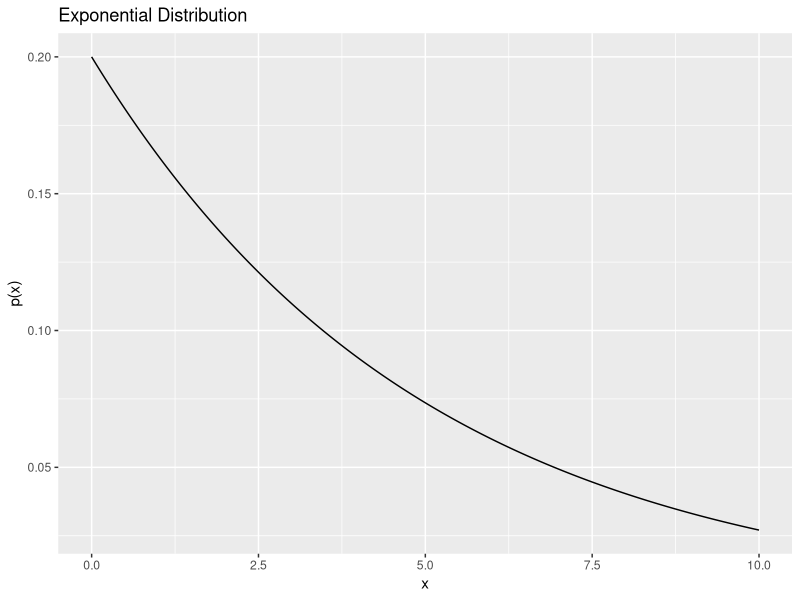
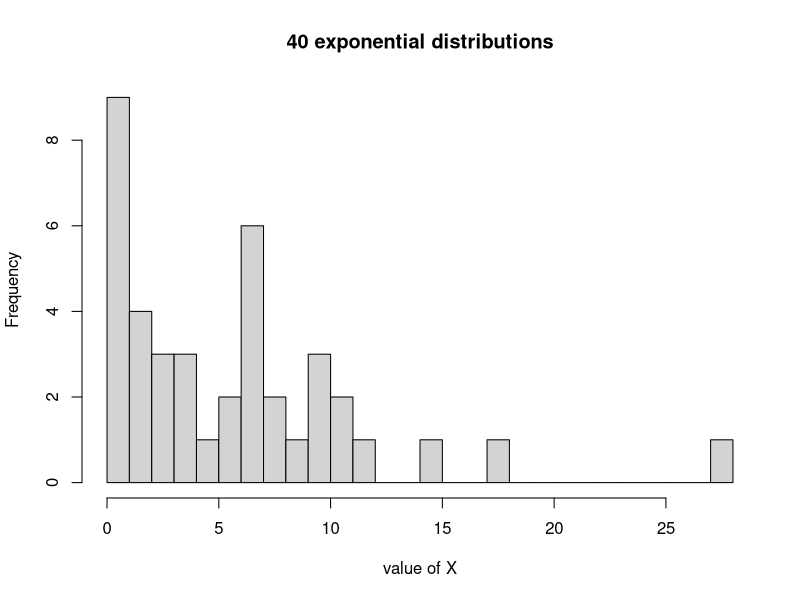
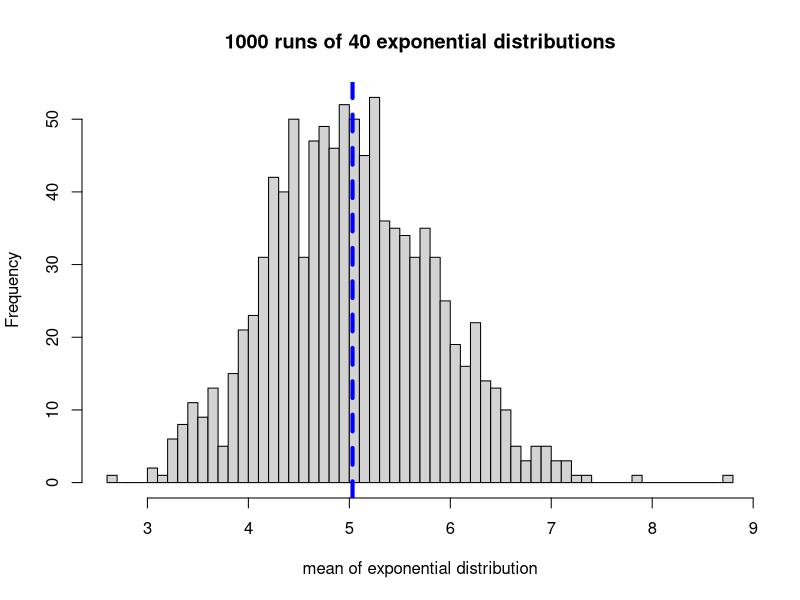

The R script that drew these images, in order:
## ---- chunk 1
#In this project you will investigate the exponential distribution in R and compare it with the Central Limit Theorem. The exponential distribution can be simulated in R with rexp(n, lambda) where lambda is the rate parameter. The mean of exponential distribution is 1/lambda and the standard deviation is also 1/lambda. Set lambda = 0.2 for all of the simulations. You will investigate the distribution of averages of 40 exponentials. Note that you will need to do a thousand simulations.
library(ggplot2)
lambda <- 0.2
n <- 40
nosim <- 1000
distExp = NULL
mean_exp <- 1/lambda
sd_exp <- 1/lambda
## ---- chunk 2
# The exponential distribution
x <- seq(0.0,10.0,0.01)
p <- function(x,lambda) lambda*exp(-lambda*x)
exp_prob <- p(x,0.2)
dat <- data.frame(x, exp_prob)
qplot(x,exp_prob,data=dat,geom="line",xlab="x", ylab="p(x)",main="Exponential Distribution")
## ---- chunk 3
# The average of 40 exponential distrubtions with lambda = 0.2
distExp <- rexp(n,lambda)
hist(distExp, main="40 exponential distributions", xlab="value of X", breaks=20)
## ---- chunk 4
print(mean(distExp))
print(sd(distExp))
print(1/lambda)
## ---- chunk 5
# Simulation of 1000 runs of 40 exponontial distributions
distExp_sim <- NULL
for (i in 1 : nosim) distExp_sim = c(distExp_sim, mean(rexp(n,lambda)))
## ---- chunk 6
# mean of 1000 simulated exponential distributions
print(mean(distExp_sim))

# predicted value using the central limit theorem (CLT) = 1/lambda
print(1/lambda)
## ---- chunk 7
# Standard variance of the simulated exponential distributions
print(sd(distExp_sim))

# The theoretical central limit theorem value for variance is predicted by using the equation sigma/sqrt(n) where n=40, and sigma is 1/lambda for the exponential distribution
CLT_sd <- (1/lambda)/sqrt(40)
print(CLT_sd)

## ---- chunk 8
hist(as.numeric(distExp_sim),breaks=50,main="1000 runs of 40 exponential distributions",xlab="mean of exponential distribution")
mean_distExp_sim <- mean(distExp_sim)
abline(v=mean_distExp_sim, col="blue", lwd=4, lty=20)
